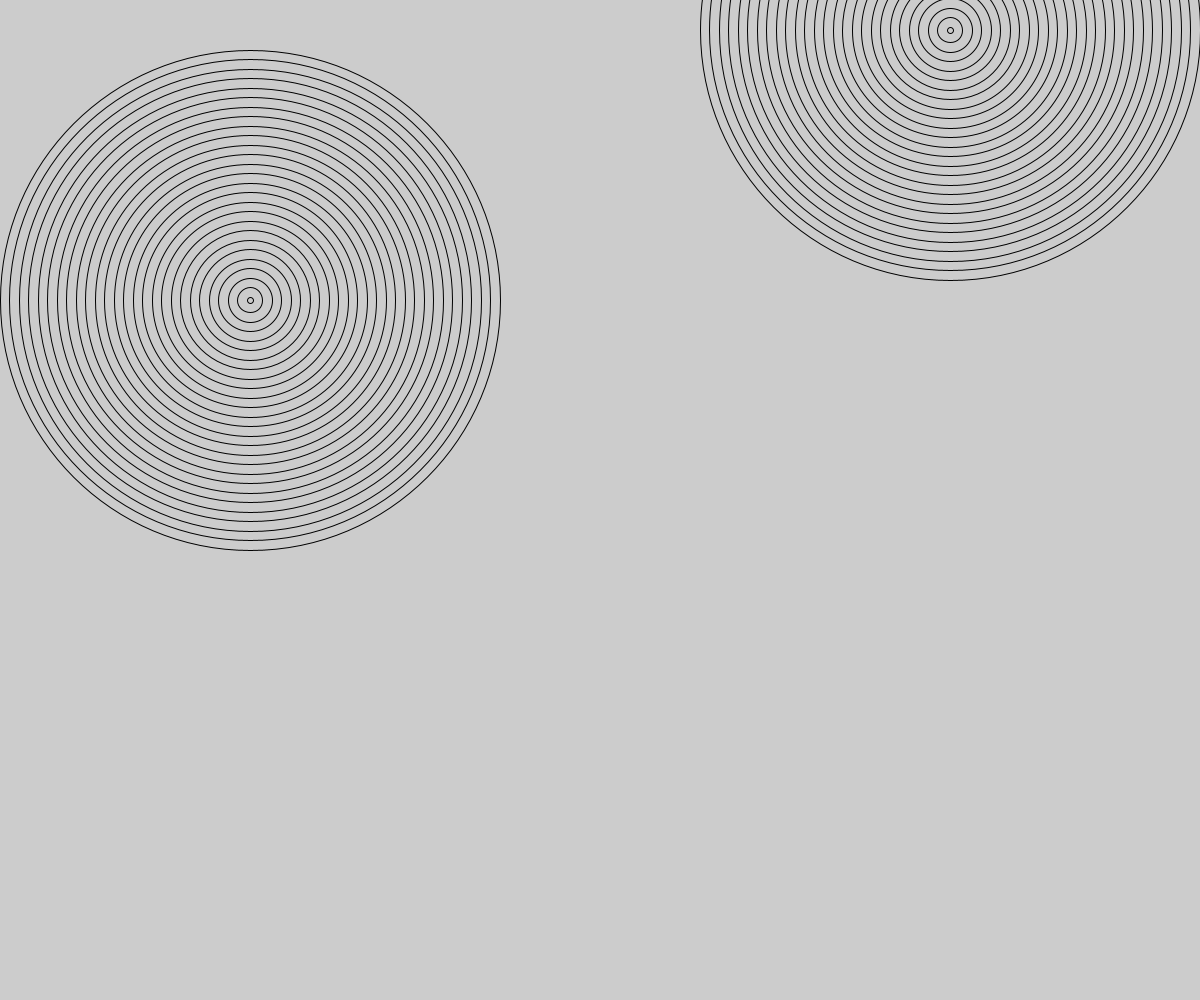
Frame 1 (no input)
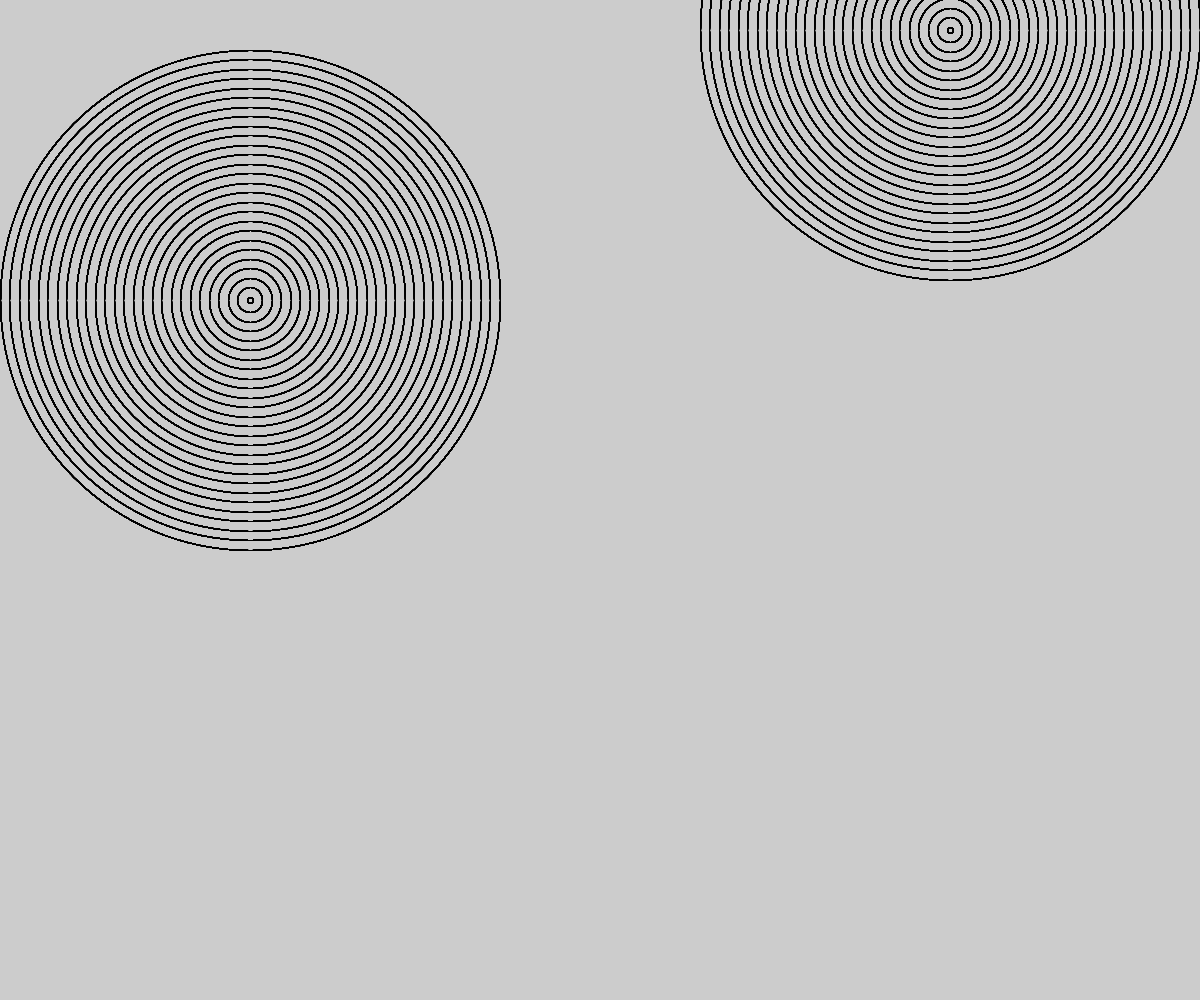
Frame 60 (the mouse pressed at the canvas centre just before this capture)
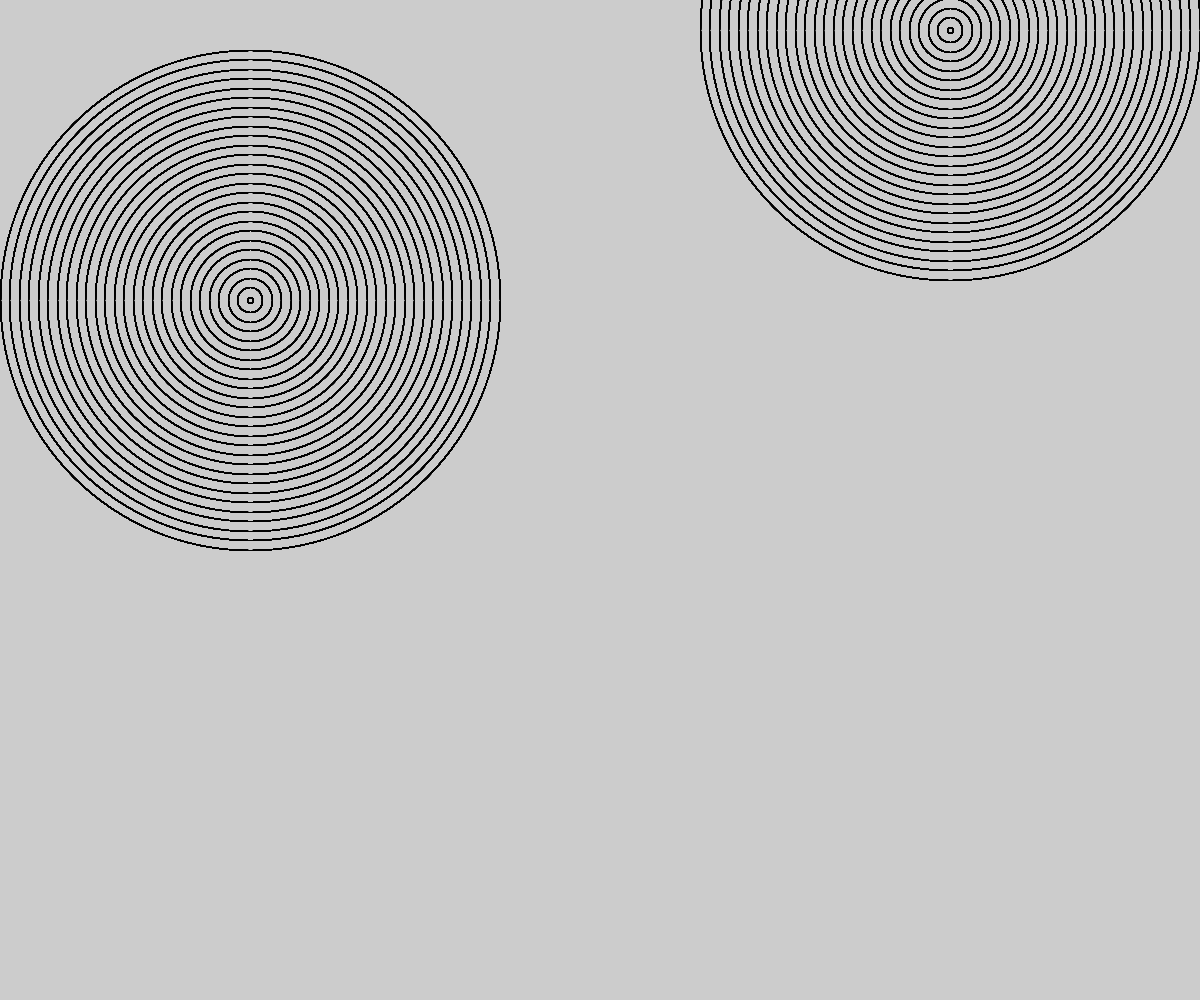
Frame 120 (the mouse held since frame 60 and released just before this capture)

The Processing sketch that drew these frames (run headless with seeded random() and noise(); from frame 60 on, the mouse is pressed at the canvas centre):

// Processing sketch: sketch_200322a
// ── sketch_200322a.pde
int x1 = 950;
int x2 = 250;

void setup() {
  size(1200, 1000);
}

void draw() {
  for (int i = 500; i > 0; i-=19) {
    if (i%2==0) {
      noFill();
    } else {
      noFill();
    }
    ellipse(x1, 30, i, i);
  }
  for (int i = 500; i > 0; i-=19) {
    if (i%2==0) {
      noFill();
    } else {
      noFill();
    }
    ellipse(x2, 300, i, i);
  }
  
}
